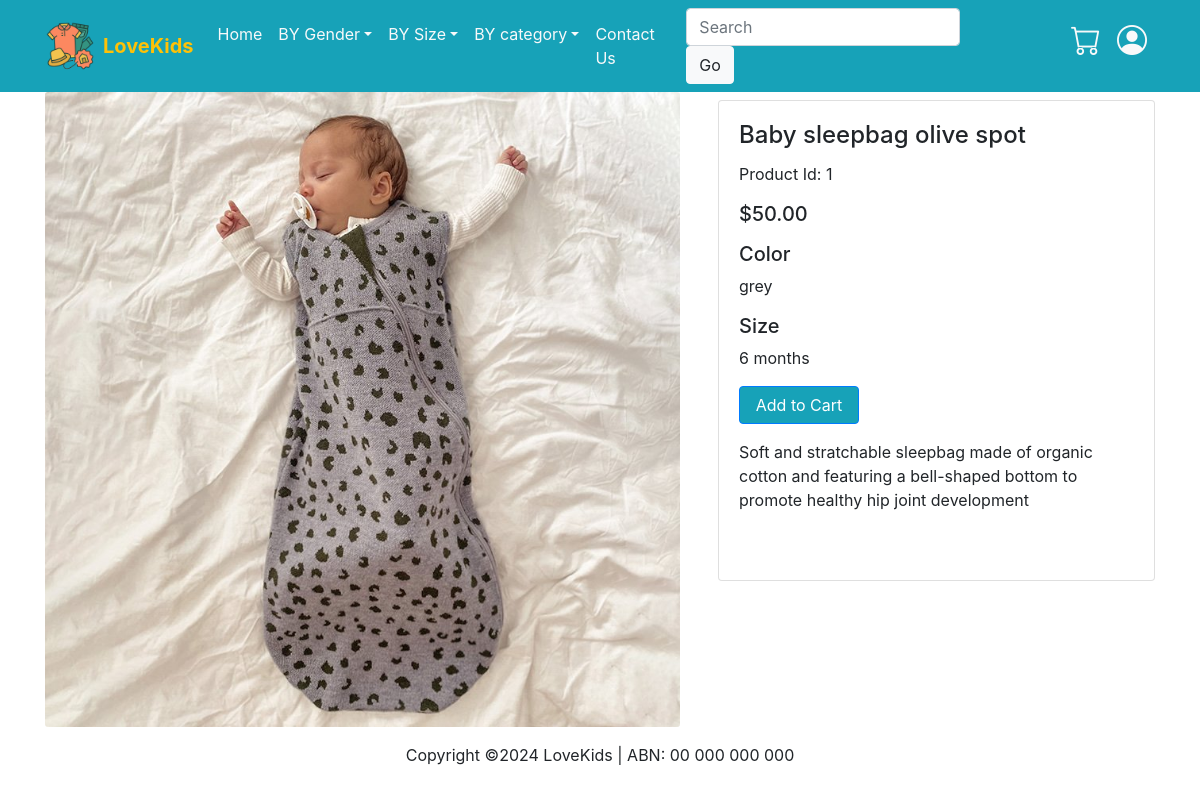
The page /productdetails/1 on the database its author committed.
### LoveKids/models.py (models this page shows, shortened)
class Product(db.Model):
    __tablename__='products'
    id = db.Column(db.Integer, primary_key=True)
    name = db.Column(db.String(128), unique=True)
    title = db.Column(db.String(128), unique=True)
    sizerange = db.Column(db.String(64))
    size = db.Column(db.String(64))
    gender = db.Column(db.String(64))
    category = db.Column(db.String(64))
    color = db.Column(db.String(64))
    description = db.Column(db.String(500), nullable=False)
    image = db.Column(db.String(60), nullable=False, default='defaultproduct.jpg')
    cost = db.Column(db.Float, nullable=False)

### LoveKids/views.py (the view)
@bp.route('/productdetails/<int:productid>')
def getproduct(productid):
    product = Product.query.get(productid)
    return render_template('productdetails.html', product = product)

### LoveKids/templates/productdetails.html (shortened to what this page needs)
{% extends 'base.html' %}
{% block main %}
<div class="container">
    <div class="row">
        <div class="col-7">
            <img class="card-img" src="/static/images/{{product.image}}" alt="{{product.title}}">
        </div>
        <div class="col-5">
            <div class="card my-2 ml-2">
                <div class="card-body">
                    <h4 class="card-title">{{product.title}}</h4>
                    <p class="card-text mb-3">Product Id: {{product.id}}</P>
                    <h5 class="card-text mb-3">{{"$%.2f"|format(product.cost)}}</h5>
                    <h5 class="card-text">Color</h5>
                    <p class="card-text mb-3">{{product.color}}</p>
                    <h5 class="card-text">Size</h5>
                    <p class="card-text mb-3">{{product.size}}</p>
                    <form action="{{ url_for('main.cart') }}">
                        <button class="btn btn-primary mb-3" style="width: 120px; background-color: #17a2b8" type="submit">Add to Cart</button>
                    </form>
                    <p class="card-text mb-5">{{product.description}}</p>
                </div>
            </div>
        </div>
    </div>
</div>
{% endblock %}

### rows shown on the page
Product: image (picture), title "Baby sleepbag olive spot", id "1", cost "$50.00", color "grey", size "6 months", description "Soft and stratchable sleepbag made of organic cotton and featuring a bell-shaped bottom to promote healthy hip joint development"
